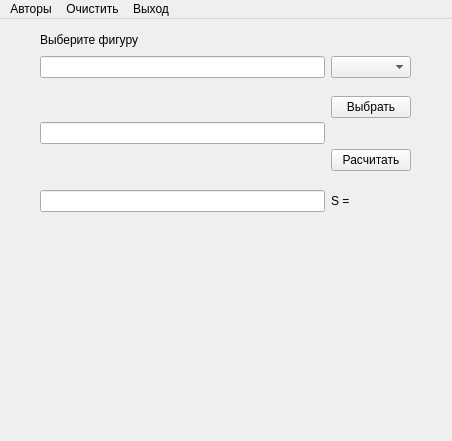
<?xml version="1.0" encoding="UTF-8"?>
<ui version="4.0">
 <class>MainWindow</class>
 <widget class="QMainWindow" name="MainWindow">
  <property name="geometry">
   <rect>
    <x>0</x>
    <y>0</y>
    <width>452</width>
    <height>441</height>
   </rect>
  </property>
  <property name="windowTitle">
   <string>Shapes</string>
  </property>
  <widget class="QWidget" name="centralwidget">
   <widget class="QWidget" name="">
    <property name="geometry">
     <rect>
      <x>40</x>
      <y>10</y>
      <width>371</width>
      <height>371</height>
     </rect>
    </property>
    <layout class="QVBoxLayout" name="verticalLayout">
     <item>
      <layout class="QGridLayout" name="gridLayout">
       <item row="0" column="0">
        <widget class="QLabel" name="firstParametrLabel">
         <property name="sizePolicy">
          <sizepolicy hsizetype="Expanding" vsizetype="Preferred">
           <horstretch>0</horstretch>
           <verstretch>0</verstretch>
          </sizepolicy>
         </property>
         <property name="text">
          <string>Выберите фигуру</string>
         </property>
        </widget>
       </item>
       <item row="5" column="0">
        <widget class="QLabel" name="thirdParametrLabel">
         <property name="sizePolicy">
          <sizepolicy hsizetype="Expanding" vsizetype="Preferred">
           <horstretch>0</horstretch>
           <verstretch>0</verstretch>
          </sizepolicy>
         </property>
         <property name="text">
          <string/>
         </property>
        </widget>
       </item>
       <item row="3" column="0" rowspan="2">
        <widget class="QLineEdit" name="secondParametrLineEdit"/>
       </item>
       <item row="1" column="1">
        <widget class="QComboBox" name="figureComboBox"/>
       </item>
       <item row="6" column="1">
        <widget class="QLabel" name="squareLabel">
         <property name="text">
          <string>S = </string>
         </property>
        </widget>
       </item>
       <item row="2" column="0">
        <widget class="QLabel" name="secondParametrLabel">
         <property name="sizePolicy">
          <sizepolicy hsizetype="Expanding" vsizetype="Preferred">
           <horstretch>0</horstretch>
           <verstretch>0</verstretch>
          </sizepolicy>
         </property>
         <property name="text">
          <string/>
         </property>
        </widget>
       </item>
       <item row="6" column="0">
        <widget class="QLineEdit" name="thirdParametrLineEdit">
         <property name="enabled">
          <bool>true</bool>
         </property>
        </widget>
       </item>
       <item row="1" column="0">
        <widget class="QLineEdit" name="firstParametrLineEdit">
         <property name="sizePolicy">
          <sizepolicy hsizetype="Preferred" vsizetype="Fixed">
           <horstretch>0</horstretch>
           <verstretch>0</verstretch>
          </sizepolicy>
         </property>
        </widget>
       </item>
       <item row="4" column="1" rowspan="2">
        <widget class="QPushButton" name="calculatePushButton">
         <property name="text">
          <string>Расчитать</string>
         </property>
        </widget>
       </item>
       <item row="2" column="1" rowspan="2">
        <widget class="QPushButton" name="changeFigurePushButton">
         <property name="text">
          <string>Выбрать</string>
         </property>
        </widget>
       </item>
      </layout>
     </item>
     <item>
      <widget class="QLabel" name="formulaLabel">
       <property name="text">
        <string/>
       </property>
       <property name="alignment">
        <set>Qt::AlignmentFlag::AlignHCenter|Qt::AlignmentFlag::AlignTop</set>
       </property>
      </widget>
     </item>
    </layout>
   </widget>
  </widget>
  <widget class="QMenuBar" name="menubar">
   <property name="geometry">
    <rect>
     <x>0</x>
     <y>0</y>
     <width>452</width>
     <height>24</height>
    </rect>
   </property>
   <widget class="QMenu" name="AuthorMenu">
    <property name="title">
     <string>Авторы</string>
    </property>
    <addaction name="AuthorAction"/>
   </widget>
   <widget class="QMenu" name="ClearMenu">
    <property name="title">
     <string>Очистить</string>
    </property>
    <addaction name="ClearAction"/>
   </widget>
   <widget class="QMenu" name="QuitMenu">
    <property name="title">
     <string>Выход</string>
    </property>
    <addaction name="QuitAction"/>
   </widget>
   <addaction name="AuthorMenu"/>
   <addaction name="ClearMenu"/>
   <addaction name="QuitMenu"/>
  </widget>
  <action name="AuthorAction">
   <property name="text">
    <string>Дмитриев Егор ИП-213</string>
   </property>
  </action>
  <action name="ClearAction">
   <property name="text">
    <string>Очистить ввод</string>
   </property>
  </action>
  <action name="QuitAction">
   <property name="text">
    <string>Выход из приложения</string>
   </property>
  </action>
 </widget>
 <resources/>
 <connections>
  <connection>
   <sender>QuitAction</sender>
   <signal>triggered()</signal>
   <receiver>MainWindow</receiver>
   <slot>close()</slot>
   <hints>
    <hint type="sourcelabel">
     <x>-1</x>
     <y>-1</y>
    </hint>
    <hint type="destinationlabel">
     <x>399</x>
     <y>299</y>
    </hint>
   </hints>
  </connection>
 </connections>
</ui>
